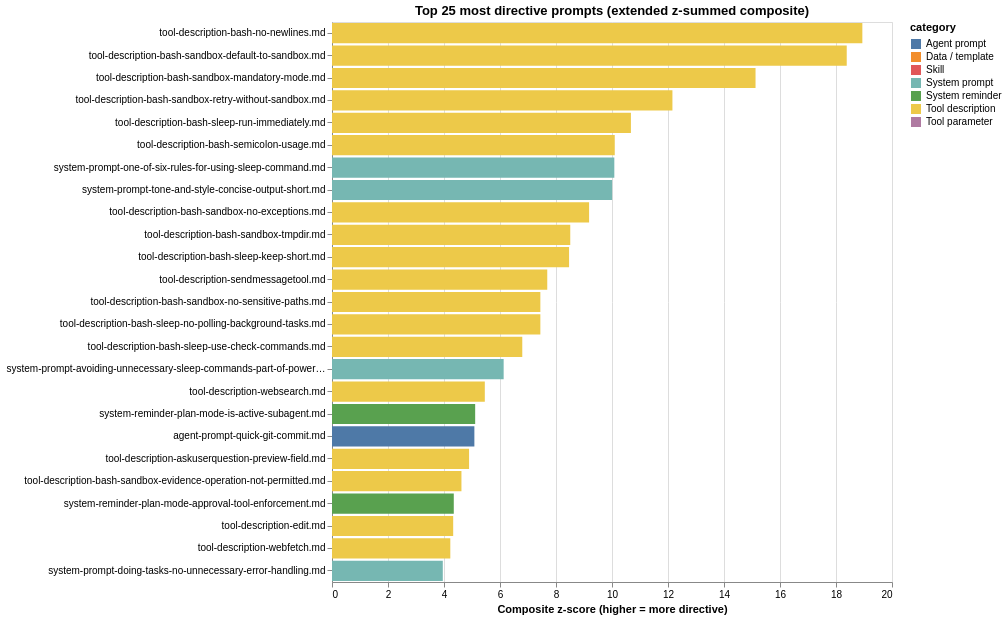

Notebook cell for this chart:
### Markdown cell above
### Top-25 most directive prompts

The composite **directiveness z-score** sums eight z-scored signals:
- **Adds** (emphatic features): `mood_marker_pct`, `hard_prohibitions_pct`, `caps_imp_pct`, `directive_sent_pct`, `configuring_sent_pct`.
- **Subtracts** (softening features): `collaborative_sent_pct`, `permissive_sent_pct`, `appreciative_sent_pct`.

Reads on a relative scale: a file at z = +5 is "five standard deviations more directive than the corpus average"; a file at z = −3 is "three standard deviations *less* directive". A negative score is **not** "below zero in any literal sense" — it's just relatively soft, not bad.

Range observed in this corpus: **−6.13 to +18.94**. The bash-sandbox tool descriptions are the cluster at the top.

### Code cell
"""Top-25 most directive files by extended composite z-score.

Updated formula adds the new sentence_register signals:
  + directive_sent_pct      (raises authority)
  + configuring_sent_pct    (raises authority)
  - collaborative_sent_pct  (softens — interpersonal)
  - permissive_sent_pct     (softens — reader-agency / "you can")
  - appreciative_sent_pct   (softens — gratitude / praise)
"""

def zscore(s):
    s = s.astype(float)
    return (s - s.mean()) / (s.std(ddof=0) or 1.0)

alt_df["directiveness"] = (
    zscore(alt_df["mood_marker_pct"])
    + zscore(alt_df["hard_prohibitions_pct"])
    + zscore(alt_df["caps_imp_pct"])
    + zscore(alt_df["directive_sent_pct"])
    + zscore(alt_df["configuring_sent_pct"])
    - zscore(alt_df["collaborative_sent_pct"])
    - zscore(alt_df["permissive_sent_pct"])
    - zscore(alt_df["appreciative_sent_pct"])
)

top25 = (alt_df.nlargest(25, "directiveness")
              [["path", "category", "n_tokens", "directiveness",
                "mood_marker_pct", "hard_prohibitions_pct",
                "caps_imp_pct",
                "directive_sent_pct", "configuring_sent_pct",
                "collaborative_sent_pct", "permissive_sent_pct",
                "appreciative_sent_pct",
                "just_ratio"]]
              .reset_index(drop=True))

print(f"composite directiveness range: "
      f"{alt_df['directiveness'].min():.2f}  ↔  {alt_df['directiveness'].max():.2f}")
display(top25.style.background_gradient(subset=["directiveness"], cmap="Reds")
                   .format({"directiveness": "{:.2f}",
                            "mood_marker_pct": "{:.2f}",
                            "hard_prohibitions_pct": "{:.2f}",
                            "caps_imp_pct": "{:.2f}",
                            "directive_sent_pct": "{:.1f}",
                            "configuring_sent_pct": "{:.1f}",
                            "collaborative_sent_pct": "{:.1f}",
                            "permissive_sent_pct": "{:.1f}",
                            "appreciative_sent_pct": "{:.1f}",
                            "just_ratio": "{:.2f}"}))

top25_chart = (
    alt.Chart(top25)
    .mark_bar()
    .encode(
        x=alt.X("directiveness:Q", title="Composite z-score (higher = more directive)"),
        y=alt.Y("path:N", sort="-x", title=None,
                axis=alt.Axis(labelLimit=320)),
        color=alt.Color("category:N",
                         scale=alt.Scale(domain=_cat_domain, range=_cat_range)),
        tooltip=[
            alt.Tooltip("path:N"),
            alt.Tooltip("category:N"),
            alt.Tooltip("n_tokens:Q", format=","),
            alt.Tooltip("directiveness:Q", format=".2f"),
            alt.Tooltip("mood_marker_pct:Q",
                         title="imperative markers %", format=".2f"),
            alt.Tooltip("hard_prohibitions_pct:Q",
                         title="hard prohibitions %", format=".2f"),
            alt.Tooltip("caps_imp_pct:Q",
                         title="CAPS imperative %", format=".2f"),
            alt.Tooltip("directive_sent_pct:Q",
                         title="directive sent %", format=".1f"),
            alt.Tooltip("configuring_sent_pct:Q",
                         title="configuring sent %", format=".1f"),
            alt.Tooltip("collaborative_sent_pct:Q",
                         title="collab sent %", format=".1f"),
            alt.Tooltip("permissive_sent_pct:Q",
                         title="permissive sent %", format=".1f"),
            alt.Tooltip("just_ratio:Q", title="justification ratio", format=".2f"),
        ],
    )
    .properties(width=560, height=560,
                title="Top 25 most directive prompts (extended z-summed composite)")
)
top25_chart

### Figure 1 — Vega-Lite specification as saved in the notebook (floating-point values rounded to 4 significant figures)
{"config": {"view": {"continuousWidth": 300, "continuousHeight": 300}}, "data": {"name": "data-13899592078ffa1aa54d691d593fd41d"}, "mark": {"type": "bar"}, "encoding": {"color": {"field": "category", "scale": {"domain": ["Agent prompt", "Data / template", "Skill", "System prompt", "System reminder", "Tool description", "Tool parameter"], "range": ["#4e79a7", "#f28e2c", "#e15759", "#76b7b2", "#59a14f", "#edc949", "#af7aa1"]}, "type": "nominal"}, "tooltip": [{"field": "path", "type": "nominal"}, {"field": "category", "type": "nominal"}, {"field": "n_tokens", "format": ",", "type": "quantitative"}, {"field": "directiveness", "format": ".2f", "type": "quantitative"}, {"field": "mood_marker_pct", "format": ".2f", "title": "imperative markers %", "type": "quantitative"}, {"field": "hard_prohibitions_pct", "format": ".2f", "title": "hard prohibitions %", "type": "quantitative"}, {"field": "caps_imp_pct", "format": ".2f", "title": "CAPS imperative %", "type": "quantitative"}, {"field": "directive_sent_pct", "format": ".1f", "title": "directive sent %", "type": "quantitative"}, {"field": "configuring_sent_pct", "format": ".1f", "title": "configuring sent %", "type": "quantitative"}, {"field": "collaborative_sent_pct", "format": ".1f", "title": "collab sent %", "type": "quantitative"}, {"field": "permissive_sent_pct", "format": ".1f", "title": "permissive sent %", "type": "quantitative"}, {"field": "just_ratio", "format": ".2f", "title": "justification ratio", "type": "quantitative"}], "x": {"field": "directiveness", "title": "Composite z-score (higher = more directive)", "type": "quantitative"}, "y": {"axis": {"labelLimit": 320}, "field": "path", "sort": "-x", "title": null, "type": "nominal"}}, "height": 560, "title": "Top 25 most directive prompts (extended z-summed composite)", "width": 560, "$schema": "https://vega.github.io/schema/vega-lite/v6.4.1.json", "datasets": {"data-13899592078ffa1aa54d691d593fd41d": [{"path": "tool-description-bash-no-newlines.md", "category": "Tool description", "n_tokens": 16, "directiveness": 18.94, "mood_marker_pct": 6.25, "hard_prohibitions_pct": 6.25, "caps_imp_pct": 6.25, "directive_sent_pct": 100.0, "configuring_sent_pct": 0.0, "collaborative_sent_pct": 0.0, "permissive_sent_pct": 0.0, "appreciative_sent_pct": 0.0, "just_ratio": 0.0}, {"path": "tool-description-bash-sandbox-default-to-sandbox.md", "category": "Tool description", "n_tokens": 18, "directiveness": 18.38, "mood_marker_pct": 16.67, "hard_prohibitions_pct": 5.556, "caps_imp_pct": 0.0, "directive_sent_pct": 100.0, "configuring_sent_pct": 50.0, "collaborative_sent_pct": 0.0, "permissive_sent_pct": 0.0, "appreciative_sent_pct": 0.0, "just_ratio": 0.0}, {"path": "tool-description-bash-sandbox-mandatory-mode.md", "category": "Tool description", "n_tokens": 15, "directiveness": 15.13, "mood_marker_pct": 6.667, "hard_prohibitions_pct": 0.0, "caps_imp_pct": 6.667, "directive_sent_pct": 100.0, "configuring_sent_pct": 0.0, "collaborative_sent_pct": 0.0, "permissive_sent_pct": 0.0, "appreciative_sent_pct": 0.0, "just_ratio": 0.0}, {"path": "tool-description-bash-sandbox-retry-without-sandbox.md", "category": "Tool description", "n_tokens": 12, "directiveness": 12.16, "mood_marker_pct": 8.333, "hard_prohibitions_pct": 8.333, "caps_imp_pct": 0.0, "directive_sent_pct": 100.0, "configuring_sent_pct": 0.0, "collaborative_sent_pct": 0.0, "permissive_sent_pct": 0.0, "appreciative_sent_pct": 0.0, "just_ratio": 0.0}, {"path": "tool-description-bash-sleep-run-immediately.md", "category": "Tool description", "n_tokens": 14, "directiveness": 10.68, "mood_marker_pct": 7.143, "hard_prohibitions_pct": 7.143, "caps_imp_pct": 0.0, "directive_sent_pct": 100.0, "configuring_sent_pct": 0.0, "collaborative_sent_pct": 0.0, "permissive_sent_pct": 0.0, "appreciative_sent_pct": 0.0, "just_ratio": 0.0}, {"path": "tool-description-bash-semicolon-usage.md", "category": "Tool description", "n_tokens": 21, "directiveness": 10.1, "mood_marker_pct": 9.524, "hard_prohibitions_pct": 4.762, "caps_imp_pct": 0.0, "directive_sent_pct": 100.0, "configuring_sent_pct": 0.0, "collaborative_sent_pct": 0.0, "permissive_sent_pct": 0.0, "appreciative_sent_pct": 0.0, "just_ratio": 0.0}, {"path": "system-prompt-one-of-six-rules-for-using-sleep-command.md", "category": "System prompt", "n_tokens": 15, "directiveness": 10.08, "mood_marker_pct": 6.667, "hard_prohibitions_pct": 6.667, "caps_imp_pct": 0.0, "directive_sent_pct": 100.0, "configuring_sent_pct": 0.0, "collaborative_sent_pct": 0.0, "permissive_sent_pct": 0.0, "appreciative_sent_pct": 0.0, "just_ratio": 0.0}, {"path": "system-prompt-tone-and-style-concise-output-short.md", "category": "System prompt", "n_tokens": 8, "directiveness": 10.01, "mood_marker_pct": 0.0, "hard_prohibitions_pct": 0.0, "caps_imp_pct": 0.0, "directive_sent_pct": 100.0, "configuring_sent_pct": 100.0, "collaborative_sent_pct": 0.0, "permissive_sent_pct": 0.0, "appreciative_sent_pct": 0.0, "just_ratio": 0.0}, {"path": "tool-description-bash-sandbox-no-exceptions.md", "category": "Tool description", "n_tokens": 11, "directiveness": 9.182, "mood_marker_pct": 9.091, "hard_prohibitions_pct": 9.091, "caps_imp_pct": 0.0, "directive_sent_pct": 0.0, "configuring_sent_pct": 0.0, "collaborative_sent_pct": 0.0, "permissive_sent_pct": 0.0, "appreciative_sent_pct": 0.0, "just_ratio": 0.0}, {"path": "tool-description-bash-sandbox-tmpdir.md", "category": "Tool description", "n_tokens": 33, "directiveness": 8.509, "mood_marker_pct": 6.061, "hard_prohibitions_pct": 3.03, "caps_imp_pct": 0.0, "directive_sent_pct": 66.67, "configuring_sent_pct": 33.33, "collaborative_sent_pct": 0.0, "permissive_sent_pct": 0.0, "appreciative_sent_pct": 0.0, "just_ratio": 0.0}, {"path": "tool-description-bash-sleep-keep-short.md", "category": "Tool description", "n_tokens": 15, "directiveness": 8.467, "mood_marker_pct": 13.33, "hard_prohibitions_pct": 0.0, "caps_imp_pct": 0.0, "directive_sent_pct": 100.0, "configuring_sent_pct": 0.0, "collaborative_sent_pct": 0.0, "permissive_sent_pct": 0.0, "appreciative_sent_pct": 0.0, "just_ratio": 0.333}, {"path": "tool-description-sendmessagetool.md", "category": "Tool description", "n_tokens": 149, "directiveness": 7.688, "mood_marker_pct": 4.698, "hard_prohibitions_pct": 3.356, "caps_imp_pct": 0.6711, "directive_sent_pct": 75.0, "configuring_sent_pct": 12.5, "collaborative_sent_pct": 0.0, "permissive_sent_pct": 0.0, "appreciative_sent_pct": 0.0, "just_ratio": 0.0}, {"path": "tool-description-bash-sandbox-no-sensitive-paths.md", "category": "Tool description", "n_tokens": 22, "directiveness": 7.441, "mood_marker_pct": 4.545, "hard_prohibitions_pct": 4.545, "caps_imp_pct": 0.0, "directive_sent_pct": 100.0, "configuring_sent_pct": 0.0, "collaborative_sent_pct": 0.0, "permissive_sent_pct": 0.0, "appreciative_sent_pct": 0.0, "just_ratio": 0.0}, {"path": "tool-description-bash-sleep-no-polling-background-tasks.md", "category": "Tool description", "n_tokens": 22, "directiveness": 7.441, "mood_marker_pct": 4.545, "hard_prohibitions_pct": 4.545, "caps_imp_pct": 0.0, "directive_sent_pct": 100.0, "configuring_sent_pct": 0.0, "collaborative_sent_pct": 0.0, "permissive_sent_pct": 0.0, "appreciative_sent_pct": 0.0, "just_ratio": 0.0}, {"path": "tool-description-bash-sleep-use-check-commands.md", "category": "Tool description", "n_tokens": 20, "directiveness": 6.795, "mood_marker_pct": 10.0, "hard_prohibitions_pct": 0.0, "caps_imp_pct": 0.0, "directive_sent_pct": 100.0, "configuring_sent_pct": 0.0, "collaborative_sent_pct": 0.0, "permissive_sent_pct": 0.0, "appreciative_sent_pct": 0.0, "just_ratio": 0.0}, {"path": "system-prompt-avoiding-unnecessary-sleep-commands-part-of-powershell-tool-description.md", "category": "System prompt", "n_tokens": 132, "directiveness": 6.131, "mood_marker_pct": 5.303, "hard_prohibitions_pct": 2.273, "caps_imp_pct": 0.0, "directive_sent_pct": 100.0, "configuring_sent_pct": 0.0, "collaborative_sent_pct": 0.0, "permissive_sent_pct": 0.0, "appreciative_sent_pct": 0.0, "just_ratio": 0.125}, {"path": "tool-description-websearch.md", "category": "Tool description", "n_tokens": 241, "directiveness": 5.458, "mood_marker_pct": 3.734, "hard_prohibitions_pct": 0.4149, "caps_imp_pct": 2.49, "directive_sent_pct": 42.86, "configuring_sent_pct": 0.0, "collaborative_sent_pct": 0.0, "permissive_sent_pct": 0.0, "appreciative_sent_pct": 0.0, "just_ratio": 0.0}, {"path": "system-reminder-plan-mode-is-active-subagent.md", "category": "System reminder", "n_tokens": 177, "directiveness": 5.113, "mood_marker_pct": 4.52, "hard_prohibitions_pct": 1.13, "caps_imp_pct": 1.13, "directive_sent_pct": 62.5, "configuring_sent_pct": 0.0, "collaborative_sent_pct": 0.0, "permissive_sent_pct": 0.0, "appreciative_sent_pct": 0.0, "just_ratio": 0.111}, {"path": "agent-prompt-quick-git-commit.md", "category": "Agent prompt", "n_tokens": 373, "directiveness": 5.085, "mood_marker_pct": 2.949, "hard_prohibitions_pct": 2.145, "caps_imp_pct": 1.341, "directive_sent_pct": 54.55, "configuring_sent_pct": 0.0, "collaborative_sent_pct": 0.0, "permissive_sent_pct": 0.0, "appreciative_sent_pct": 0.0, "just_ratio": 0.083}, {"path": "tool-description-askuserquestion-preview-field.md", "category": "Tool description", "n_tokens": 104, "directiveness": 4.896, "mood_marker_pct": 1.923, "hard_prohibitions_pct": 0.9615, "caps_imp_pct": 0.0, "directive_sent_pct": 66.67, "configuring_sent_pct": 33.33, "collaborative_sent_pct": 0.0, "permissive_sent_pct": 0.0, "appreciative_sent_pct": 0.0, "just_ratio": 0.0}, {"path": "tool-description-bash-sandbox-evidence-operation-not-permitted.md", "category": "Tool description", "n_tokens": 11, "directiveness": 4.623, "mood_marker_pct": 0.0, "hard_prohibitions_pct": 9.091, "caps_imp_pct": 0.0, "directive_sent_pct": 0.0, "configuring_sent_pct": 0.0, "collaborative_sent_pct": 0.0, "permissive_sent_pct": 0.0, "appreciative_sent_pct": 0.0, "just_ratio": 0.0}, {"path": "system-reminder-plan-mode-approval-tool-enforcement.md", "category": "System reminder", "n_tokens": 169, "directiveness": 4.349, "mood_marker_pct": 3.55, "hard_prohibitions_pct": 1.183, "caps_imp_pct": 0.5917, "directive_sent_pct": 75.0, "configuring_sent_pct": 0.0, "collaborative_sent_pct": 0.0, "permissive_sent_pct": 0.0, "appreciative_sent_pct": 0.0, "just_ratio": 0.0}, {"path": "tool-description-edit.md", "category": "Tool description", "n_tokens": 140, "directiveness": 4.328, "mood_marker_pct": 3.571, "hard_prohibitions_pct": 1.429, "caps_imp_pct": 1.429, "directive_sent_pct": 37.5, "configuring_sent_pct": 0.0, "collaborative_sent_pct": 0.0, "permissive_sent_pct": 0.0, "appreciative_sent_pct": 0.0, "just_ratio": 0.0}, {"path": "tool-description-webfetch.md", "category": "Tool description", "n_tokens": 248, "directiveness": 4.225, "mood_marker_pct": 0.8065, "hard_prohibitions_pct": 0.0, "caps_imp_pct": 0.4032, "directive_sent_pct": 66.67, "configuring_sent_pct": 33.33, "collaborative_sent_pct": 0.0, "permissive_sent_pct": 0.0, "appreciative_sent_pct": 0.0, "just_ratio": 0.0}, {"path": "system-prompt-doing-tasks-no-unnecessary-error-handling.md", "category": "System prompt", "n_tokens": 55, "directiveness": 3.957, "mood_marker_pct": 5.455, "hard_prohibitions_pct": 5.455, "caps_imp_pct": 0.0, "directive_sent_pct": 50.0, "configuring_sent_pct": 0.0, "collaborative_sent_pct": 0.0, "permissive_sent_pct": 25.0, "appreciative_sent_pct": 0.0, "just_ratio": 0.0}]}}
